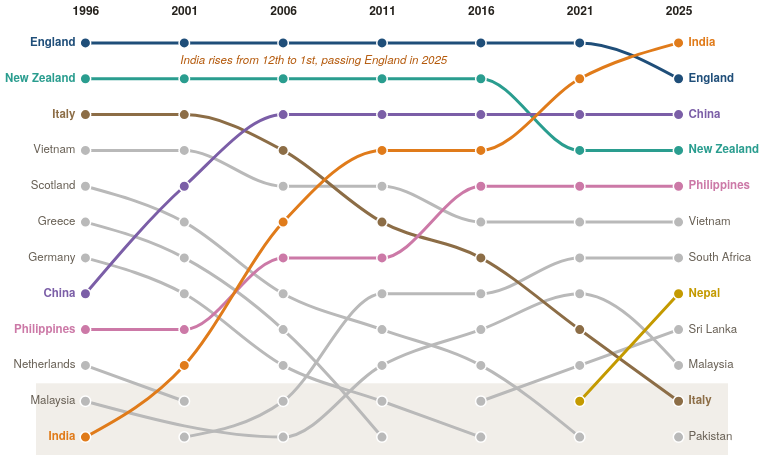

Specify this chart in Vega-Lite:
### Vega-Lite specification from a JSON file in a GitHub repository (floating-point values rounded to 4 significant figures)
{"$schema": "https://vega.github.io/schema/vega-lite/v5.json", "config": {"background": null, "font": "IBM Plex Sans, Helvetica Neue, Arial, sans-serif", "padding": 4, "view": {"stroke": null}, "axis": {"labelColor": "#675f54", "titleColor": "#675f54", "gridColor": "#d8cfbf", "domainColor": "#d8cfbf", "tickColor": "#d8cfbf", "labelFont": "IBM Plex Sans, Helvetica Neue, Arial, sans-serif", "labelFontSize": 11, "titleFont": "IBM Plex Sans, Helvetica Neue, Arial, sans-serif", "titleFontWeight": 500, "titleFontSize": 11.5}, "legend": {"labelColor": "#675f54", "titleColor": "#25221d", "labelFont": "IBM Plex Sans, Helvetica Neue, Arial, sans-serif", "titleFont": "IBM Plex Sans, Helvetica Neue, Arial, sans-serif", "titleFontWeight": 600, "labelFontSize": 12, "titleFontSize": 12, "symbolStrokeColor": "#fbf8f2"}, "text": {"color": "#25221d", "font": "IBM Plex Sans, Helvetica Neue, Arial, sans-serif"}, "tooltipFormat": {"numberFormat": ",.0f"}}, "width": 692, "height": 430, "encoding": {"x": {"field": "year", "type": "ordinal", "title": null, "axis": {"orient": "top", "domain": false, "ticks": false, "labelAngle": 0, "labelExpr": "datum.label", "labelFontWeight": 600, "labelFontSize": 12, "labelPadding": 8, "labelColor": "#25221d"}}, "y": {"field": "rank", "type": "quantitative", "title": null, "scale": {"domain": [0.5, 12.5], "reverse": true, "nice": false, "zero": false}, "axis": null}}, "layer": [{"data": {"values": [{"a": 10.5, "b": 12.5}]}, "mark": {"type": "rect", "fill": "#d8cfbf", "opacity": 0.35}, "encoding": {"x": null, "y": {"field": "a", "type": "quantitative", "scale": {"domain": [0.5, 12.5], "reverse": true, "nice": false, "zero": false}}, "y2": {"field": "b"}}}, {"data": {"values": [{"country": "Vietnam", "year": 1996, "rank": 4, "n": 158740, "key": "Other"}, {"country": "Scotland", "year": 1996, "rank": 5, "n": 150110, "key": "Other"}, {"country": "Greece", "year": 1996, "rank": 6, "n": 138080, "key": "Other"}, {"country": "Germany", "year": 1996, "rank": 7, "n": 121910, "key": "Other"}, {"country": "Netherlands", "year": 1996, "rank": 10, "n": 96370, "key": "Other"}, {"country": "Malaysia", "year": 1996, "rank": 11, "n": 82530, "key": "Other"}, {"country": "Vietnam", "year": 2001, "rank": 4, "n": 163490, "key": "Other"}, {"country": "Scotland", "year": 2001, "rank": 6, "n": 141850, "key": "Other"}, {"country": "Greece", "year": 2001, "rank": 7, "n": 128700, "key": "Other"}, {"country": "Germany", "year": 2001, "rank": 8, "n": 118340, "key": "Other"}, {"country": "Netherlands", "year": 2001, "rank": 11, "n": 91900, "key": "Other"}, {"country": "South Africa", "year": 2001, "rank": 12, "n": 86820, "key": "Other"}, {"country": "Vietnam", "year": 2006, "rank": 5, "n": 178010, "key": "Other"}, {"country": "Scotland", "year": 2006, "rank": 8, "n": 136630, "key": "Other"}, {"country": "Greece", "year": 2006, "rank": 9, "n": 128980, "key": "Other"}, {"country": "Germany", "year": 2006, "rank": 10, "n": 124710, "key": "Other"}, {"country": "South Africa", "year": 2006, "rank": 11, "n": 119490, "key": "Other"}, {"country": "Malaysia", "year": 2006, "rank": 12, "n": 105710, "key": "Other"}, {"country": "Vietnam", "year": 2011, "rank": 5, "n": 207620, "key": "Other"}, {"country": "South Africa", "year": 2011, "rank": 8, "n": 161590, "key": "Other"}, {"country": "Scotland", "year": 2011, "rank": 9, "n": 141220, "key": "Other"}, {"country": "Malaysia", "year": 2011, "rank": 10, "n": 134140, "key": "Other"}, {"country": "Germany", "year": 2011, "rank": 11, "n": 125750, "key": "Other"}, {"country": "Greece", "year": 2011, "rank": 12, "n": 121180, "key": "Other"}, {"country": "Vietnam", "year": 2016, "rank": 6, "n": 243220, "key": "Other"}, {"country": "South Africa", "year": 2016, "rank": 8, "n": 180480, "key": "Other"}, {"country": "Malaysia", "year": 2016, "rank": 9, "n": 152900, "key": "Other"}, {"country": "Scotland", "year": 2016, "rank": 10, "n": 137760, "key": "Other"}, {"country": "Sri Lanka", "year": 2016, "rank": 11, "n": 124500, "key": "Other"}, {"country": "Germany", "year": 2016, "rank": 12, "n": 116700, "key": "Other"}, {"country": "Vietnam", "year": 2021, "rank": 6, "n": 274840, "key": "Other"}, {"country": "South Africa", "year": 2021, "rank": 7, "n": 202730, "key": "Other"}, {"country": "Malaysia", "year": 2021, "rank": 8, "n": 173990, "key": "Other"}, {"country": "Sri Lanka", "year": 2021, "rank": 10, "n": 140110, "key": "Other"}, {"country": "Scotland", "year": 2021, "rank": 12, "n": 127340, "key": "Other"}, {"country": "Vietnam", "year": 2025, "rank": 6, "n": 326630, "key": "Other"}, {"country": "South Africa", "year": 2025, "rank": 7, "n": 229950, "key": "Other"}, {"country": "Sri Lanka", "year": 2025, "rank": 9, "n": 184800, "key": "Other"}, {"country": "Malaysia", "year": 2025, "rank": 10, "n": 184320, "key": "Other"}, {"country": "Pakistan", "year": 2025, "rank": 12, "n": 143920, "key": "Other"}, {"country": "England", "year": 1996, "rank": 1, "n": 956680, "key": "England"}, {"country": "New Zealand", "year": 1996, "rank": 2, "n": 312240, "key": "New Zealand"}, {"country": "Italy", "year": 1996, "rank": 3, "n": 250360, "key": "Italy"}, {"country": "China", "year": 1996, "rank": 8, "n": 118640, "key": "China"}, {"country": "Philippines", "year": 1996, "rank": 9, "n": 104820, "key": "Philippines"}, {"country": "India", "year": 1996, "rank": 12, "n": 80470, "key": "India"}, {"country": "England", "year": 2001, "rank": 1, "n": 927630, "key": "England"}, {"country": "New Zealand", "year": 2001, "rank": 2, "n": 389600, "key": "New Zealand"}, {"country": "Italy", "year": 2001, "rank": 3, "n": 229850, "key": "Italy"}, {"country": "China", "year": 2001, "rank": 5, "n": 153360, "key": "China"}, {"country": "Philippines", "year": 2001, "rank": 9, "n": 114260, "key": "Philippines"}, {"country": "India", "year": 2001, "rank": 10, "n": 98070, "key": "India"}, {"country": "England", "year": 2006, "rank": 1, "n": 939260, "key": "England"}, {"country": "New Zealand", "year": 2006, "rank": 2, "n": 437890, "key": "New Zealand"}, {"country": "China", "year": 2006, "rank": 3, "n": 251960, "key": "China"}, {"country": "Italy", "year": 2006, "rank": 4, "n": 218040, "key": "Italy"}, {"country": "India", "year": 2006, "rank": 6, "n": 169720, "key": "India"}, {"country": "Philippines", "year": 2006, "rank": 7, "n": 141890, "key": "Philippines"}, {"country": "England", "year": 2011, "rank": 1, "n": 991040, "key": "England"}, {"country": "New Zealand", "year": 2011, "rank": 2, "n": 543950, "key": "New Zealand"}, {"country": "China", "year": 2011, "rank": 3, "n": 387420, "key": "China"}, {"country": "India", "year": 2011, "rank": 4, "n": 337120, "key": "India"}, {"country": "Italy", "year": 2011, "rank": 6, "n": 201680, "key": "Italy"}, {"country": "Philippines", "year": 2011, "rank": 7, "n": 193030, "key": "Philippines"}, {"country": "England", "year": 2016, "rank": 1, "n": 1002060, "key": "England"}, {"country": "New Zealand", "year": 2016, "rank": 2, "n": 568170, "key": "New Zealand"}, {"country": "China", "year": 2016, "rank": 3, "n": 557690, "key": "China"}, {"country": "India", "year": 2016, "rank": 4, "n": 489410, "key": "India"}, {"country": "Philippines", "year": 2016, "rank": 5, "n": 252690, "key": "Philippines"}, {"country": "Italy", "year": 2016, "rank": 7, "n": 195760, "key": "Italy"}, {"country": "England", "year": 2021, "rank": 1, "n": 973950, "key": "England"}, {"country": "India", "year": 2021, "rank": 2, "n": 712040, "key": "India"}, {"country": "China", "year": 2021, "rank": 3, "n": 584660, "key": "China"}, {"country": "New Zealand", "year": 2021, "rank": 4, "n": 584010, "key": "New Zealand"}, {"country": "Philippines", "year": 2021, "rank": 5, "n": 308240, "key": "Philippines"}, {"country": "Italy", "year": 2021, "rank": 9, "n": 167570, "key": "Italy"}, {"country": "Nepal", "year": 2021, "rank": 11, "n": 130290, "key": "Nepal"}, {"country": "India", "year": 2025, "rank": 1, "n": 971020, "key": "India"}, {"country": "England", "year": 2025, "rank": 2, "n": 970950, "key": "England"}, {"country": "China", "year": 2025, "rank": 3, "n": 731540, "key": "China"}, {"country": "New Zealand", "year": 2025, "rank": 4, "n": 637680, "key": "New Zealand"}, {"country": "Philippines", "year": 2025, "rank": 5, "n": 412530, "key": "Philippines"}, {"country": "Nepal", "year": 2025, "rank": 8, "n": 213580, "key": "Nepal"}, {"country": "Italy", "year": 2025, "rank": 11, "n": 152560, "key": "Italy"}]}, "mark": {"type": "line", "strokeWidth": 3, "interpolate": "monotone", "strokeCap": "round", "cursor": "pointer"}, "encoding": {"detail": {"field": "country"}, "color": {"field": "key", "type": "nominal", "scale": {"domain": ["India", "China", "England", "New Zealand", "Italy", "Philippines", "Nepal", "Other"], "range": ["#e07b1a", "#7b5ea7", "#1f4e79", "#2a9d8f", "#8c6d46", "#cc79a7", "#c49a00", "#b9b9b9"]}, "legend": null}, "opacity": {"condition": [{"param": "bc", "empty": true, "value": 1}], "value": 0.15}}}, {"data": {"values": [{"country": "Vietnam", "year": 1996, "rank": 4, "n": 158740, "key": "Other"}, {"country": "Scotland", "year": 1996, "rank": 5, "n": 150110, "key": "Other"}, {"country": "Greece", "year": 1996, "rank": 6, "n": 138080, "key": "Other"}, {"country": "Germany", "year": 1996, "rank": 7, "n": 121910, "key": "Other"}, {"country": "Netherlands", "year": 1996, "rank": 10, "n": 96370, "key": "Other"}, {"country": "Malaysia", "year": 1996, "rank": 11, "n": 82530, "key": "Other"}, {"country": "Vietnam", "year": 2001, "rank": 4, "n": 163490, "key": "Other"}, {"country": "Scotland", "year": 2001, "rank": 6, "n": 141850, "key": "Other"}, {"country": "Greece", "year": 2001, "rank": 7, "n": 128700, "key": "Other"}, {"country": "Germany", "year": 2001, "rank": 8, "n": 118340, "key": "Other"}, {"country": "Netherlands", "year": 2001, "rank": 11, "n": 91900, "key": "Other"}, {"country": "South Africa", "year": 2001, "rank": 12, "n": 86820, "key": "Other"}, {"country": "Vietnam", "year": 2006, "rank": 5, "n": 178010, "key": "Other"}, {"country": "Scotland", "year": 2006, "rank": 8, "n": 136630, "key": "Other"}, {"country": "Greece", "year": 2006, "rank": 9, "n": 128980, "key": "Other"}, {"country": "Germany", "year": 2006, "rank": 10, "n": 124710, "key": "Other"}, {"country": "South Africa", "year": 2006, "rank": 11, "n": 119490, "key": "Other"}, {"country": "Malaysia", "year": 2006, "rank": 12, "n": 105710, "key": "Other"}, {"country": "Vietnam", "year": 2011, "rank": 5, "n": 207620, "key": "Other"}, {"country": "South Africa", "year": 2011, "rank": 8, "n": 161590, "key": "Other"}, {"country": "Scotland", "year": 2011, "rank": 9, "n": 141220, "key": "Other"}, {"country": "Malaysia", "year": 2011, "rank": 10, "n": 134140, "key": "Other"}, {"country": "Germany", "year": 2011, "rank": 11, "n": 125750, "key": "Other"}, {"country": "Greece", "year": 2011, "rank": 12, "n": 121180, "key": "Other"}, {"country": "Vietnam", "year": 2016, "rank": 6, "n": 243220, "key": "Other"}, {"country": "South Africa", "year": 2016, "rank": 8, "n": 180480, "key": "Other"}, {"country": "Malaysia", "year": 2016, "rank": 9, "n": 152900, "key": "Other"}, {"country": "Scotland", "year": 2016, "rank": 10, "n": 137760, "key": "Other"}, {"country": "Sri Lanka", "year": 2016, "rank": 11, "n": 124500, "key": "Other"}, {"country": "Germany", "year": 2016, "rank": 12, "n": 116700, "key": "Other"}, {"country": "Vietnam", "year": 2021, "rank": 6, "n": 274840, "key": "Other"}, {"country": "South Africa", "year": 2021, "rank": 7, "n": 202730, "key": "Other"}, {"country": "Malaysia", "year": 2021, "rank": 8, "n": 173990, "key": "Other"}, {"country": "Sri Lanka", "year": 2021, "rank": 10, "n": 140110, "key": "Other"}, {"country": "Scotland", "year": 2021, "rank": 12, "n": 127340, "key": "Other"}, {"country": "Vietnam", "year": 2025, "rank": 6, "n": 326630, "key": "Other"}, {"country": "South Africa", "year": 2025, "rank": 7, "n": 229950, "key": "Other"}, {"country": "Sri Lanka", "year": 2025, "rank": 9, "n": 184800, "key": "Other"}, {"country": "Malaysia", "year": 2025, "rank": 10, "n": 184320, "key": "Other"}, {"country": "Pakistan", "year": 2025, "rank": 12, "n": 143920, "key": "Other"}, {"country": "England", "year": 1996, "rank": 1, "n": 956680, "key": "England"}, {"country": "New Zealand", "year": 1996, "rank": 2, "n": 312240, "key": "New Zealand"}, {"country": "Italy", "year": 1996, "rank": 3, "n": 250360, "key": "Italy"}, {"country": "China", "year": 1996, "rank": 8, "n": 118640, "key": "China"}, {"country": "Philippines", "year": 1996, "rank": 9, "n": 104820, "key": "Philippines"}, {"country": "India", "year": 1996, "rank": 12, "n": 80470, "key": "India"}, {"country": "England", "year": 2001, "rank": 1, "n": 927630, "key": "England"}, {"country": "New Zealand", "year": 2001, "rank": 2, "n": 389600, "key": "New Zealand"}, {"country": "Italy", "year": 2001, "rank": 3, "n": 229850, "key": "Italy"}, {"country": "China", "year": 2001, "rank": 5, "n": 153360, "key": "China"}, {"country": "Philippines", "year": 2001, "rank": 9, "n": 114260, "key": "Philippines"}, {"country": "India", "year": 2001, "rank": 10, "n": 98070, "key": "India"}, {"country": "England", "year": 2006, "rank": 1, "n": 939260, "key": "England"}, {"country": "New Zealand", "year": 2006, "rank": 2, "n": 437890, "key": "New Zealand"}, {"country": "China", "year": 2006, "rank": 3, "n": 251960, "key": "China"}, {"country": "Italy", "year": 2006, "rank": 4, "n": 218040, "key": "Italy"}, {"country": "India", "year": 2006, "rank": 6, "n": 169720, "key": "India"}, {"country": "Philippines", "year": 2006, "rank": 7, "n": 141890, "key": "Philippines"}, {"country": "England", "year": 2011, "rank": 1, "n": 991040, "key": "England"}, {"country": "New Zealand", "year": 2011, "rank": 2, "n": 543950, "key": "New Zealand"}, {"country": "China", "year": 2011, "rank": 3, "n": 387420, "key": "China"}, {"country": "India", "year": 2011, "rank": 4, "n": 337120, "key": "India"}, {"country": "Italy", "year": 2011, "rank": 6, "n": 201680, "key": "Italy"}, {"country": "Philippines", "year": 2011, "rank": 7, "n": 193030, "key": "Philippines"}, {"country": "England", "year": 2016, "rank": 1, "n": 1002060, "key": "England"}, {"country": "New Zealand", "year": 2016, "rank": 2, "n": 568170, "key": "New Zealand"}, {"country": "China", "year": 2016, "rank": 3, "n": 557690, "key": "China"}, {"country": "India", "year": 2016, "rank": 4, "n": 489410, "key": "India"}, {"country": "Philippines", "year": 2016, "rank": 5, "n": 252690, "key": "Philippines"}, {"country": "Italy", "year": 2016, "rank": 7, "n": 195760, "key": "Italy"}, {"country": "England", "year": 2021, "rank": 1, "n": 973950, "key": "England"}, {"country": "India", "year": 2021, "rank": 2, "n": 712040, "key": "India"}, {"country": "China", "year": 2021, "rank": 3, "n": 584660, "key": "China"}, {"country": "New Zealand", "year": 2021, "rank": 4, "n": 584010, "key": "New Zealand"}, {"country": "Philippines", "year": 2021, "rank": 5, "n": 308240, "key": "Philippines"}, {"country": "Italy", "year": 2021, "rank": 9, "n": 167570, "key": "Italy"}, {"country": "Nepal", "year": 2021, "rank": 11, "n": 130290, "key": "Nepal"}, {"country": "India", "year": 2025, "rank": 1, "n": 971020, "key": "India"}, {"country": "England", "year": 2025, "rank": 2, "n": 970950, "key": "England"}, {"country": "China", "year": 2025, "rank": 3, "n": 731540, "key": "China"}, {"country": "New Zealand", "year": 2025, "rank": 4, "n": 637680, "key": "New Zealand"}, {"country": "Philippines", "year": 2025, "rank": 5, "n": 412530, "key": "Philippines"}, {"country": "Nepal", "year": 2025, "rank": 8, "n": 213580, "key": "Nepal"}, {"country": "Italy", "year": 2025, "rank": 11, "n": 152560, "key": "Italy"}]}, "params": [{"name": "bc", "select": {"type": "point", "fields": ["country"], "on": "pointerover", "clear": "pointerout"}}], "mark": {"type": "circle", "size": 110, "stroke": "#ffffff", "strokeWidth": 1.5, "opacity": 1, "cursor": "pointer"}, "encoding": {"color": {"field": "key", "type": "nominal", "scale": {"domain": ["India", "China", "England", "New Zealand", "Italy", "Philippines", "Nepal", "Other"], "range": ["#e07b1a", "#7b5ea7", "#1f4e79", "#2a9d8f", "#8c6d46", "#cc79a7", "#c49a00", "#b9b9b9"]}, "legend": null}, "opacity": {"condition": [{"param": "bc", "empty": true, "value": 1}], "value": 0.15}, "tooltip": [{"field": "country", "title": "Born in"}, {"field": "year", "title": "Year"}, {"field": "rank", "title": "Rank"}, {"field": "n", "title": "Residents", "format": ","}]}}, {"data": {"values": [{"year": 2001, "rank": 1.5, "t": "India rises from 12th to 1st, passing England in 2025"}]}, "mark": {"type": "text", "align": "left", "baseline": "middle", "fontSize": 11.5, "fontStyle": "italic", "color": "#b4590b", "dx": -4, "interactive": false}, "encoding": {"text": {"field": "t"}}}, {"data": {"values": [{"country": "Vietnam", "year": 1996, "rank": 4, "n": 158740, "key": "Other", "side": "L", "lc": "#675f54"}, {"country": "Scotland", "year": 1996, "rank": 5, "n": 150110, "key": "Other", "side": "L", "lc": "#675f54"}, {"country": "Greece", "year": 1996, "rank": 6, "n": 138080, "key": "Other", "side": "L", "lc": "#675f54"}, {"country": "Germany", "year": 1996, "rank": 7, "n": 121910, "key": "Other", "side": "L", "lc": "#675f54"}, {"country": "Netherlands", "year": 1996, "rank": 10, "n": 96370, "key": "Other", "side": "L", "lc": "#675f54"}, {"country": "Malaysia", "year": 1996, "rank": 11, "n": 82530, "key": "Other", "side": "L", "lc": "#675f54"}, {"country": "England", "year": 1996, "rank": 1, "n": 956680, "key": "England", "side": "L", "lc": "#1f4e79"}, {"country": "New Zealand", "year": 1996, "rank": 2, "n": 312240, "key": "New Zealand", "side": "L", "lc": "#2a9d8f"}, {"country": "Italy", "year": 1996, "rank": 3, "n": 250360, "key": "Italy", "side": "L", "lc": "#8c6d46"}, {"country": "China", "year": 1996, "rank": 8, "n": 118640, "key": "China", "side": "L", "lc": "#7b5ea7"}, {"country": "Philippines", "year": 1996, "rank": 9, "n": 104820, "key": "Philippines", "side": "L", "lc": "#cc79a7"}, {"country": "India", "year": 1996, "rank": 12, "n": 80470, "key": "India", "side": "L", "lc": "#e07b1a"}, {"country": "Vietnam", "year": 2025, "rank": 6, "n": 326630, "key": "Other", "side": "R", "lc": "#675f54"}, {"country": "South Africa", "year": 2025, "rank": 7, "n": 229950, "key": "Other", "side": "R", "lc": "#675f54"}, {"country": "Sri Lanka", "year": 2025, "rank": 9, "n": 184800, "key": "Other", "side": "R", "lc": "#675f54"}, {"country": "Malaysia", "year": 2025, "rank": 10, "n": 184320, "key": "Other", "side": "R", "lc": "#675f54"}, {"country": "Pakistan", "year": 2025, "rank": 12, "n": 143920, "key": "Other", "side": "R", "lc": "#675f54"}, {"country": "India", "year": 2025, "rank": 1, "n": 971020, "key": "India", "side": "R", "lc": "#e07b1a"}, {"country": "England", "year": 2025, "rank": 2, "n": 970950, "key": "England", "side": "R", "lc": "#1f4e79"}, {"country": "China", "year": 2025, "rank": 3, "n": 731540, "key": "China", "side": "R", "lc": "#7b5ea7"}, {"country": "New Zealand", "year": 2025, "rank": 4, "n": 637680, "key": "New Zealand", "side": "R", "lc": "#2a9d8f"}, {"country": "Philippines", "year": 2025, "rank": 5, "n": 412530, "key": "Philippines", "side": "R", "lc": "#cc79a7"}, {"country": "Nepal", "year": 2025, "rank": 8, "n": 213580, "key": "Nepal", "side": "R", "lc": "#c49a00"}, {"country": "Italy", "year": 2025, "rank": 11, "n": 152560, "key": "Italy", "side": "R", "lc": "#8c6d46"}]}, "mark": {"type": "text", "fontSize": 11.5, "baseline": "middle", "align": {"expr": "datum.side == 'L' ? 'right' : 'left'"}, "dx": {"expr": "datum.side == 'L' ? -10 : 10"}, "fontWeight": {"expr": "datum.key != 'Other' ? 700 : 400"}}, "encoding": {"text": {"field": "country"}, "color": {"field": "lc", "type": "nominal", "scale": null}, "opacity": {"condition": [{"param": "bc", "empty": true, "value": 1}], "value": 0.15}}}]}
